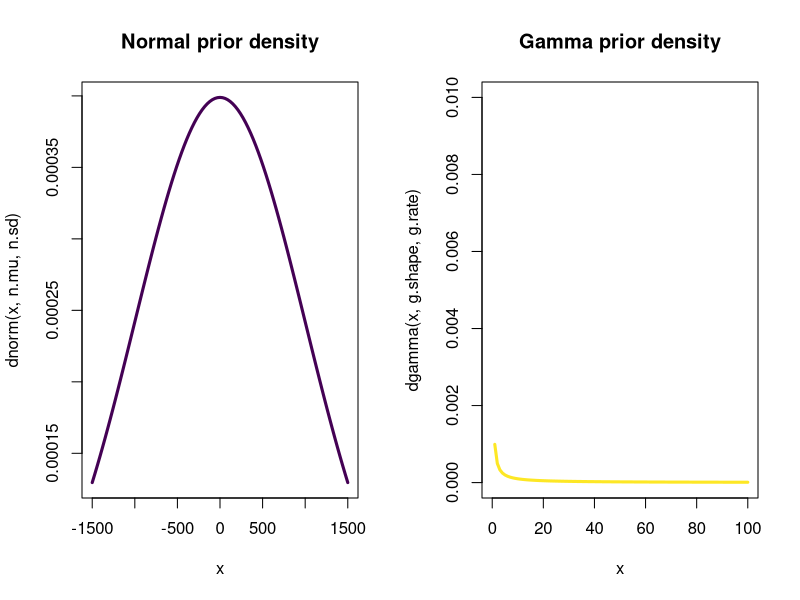
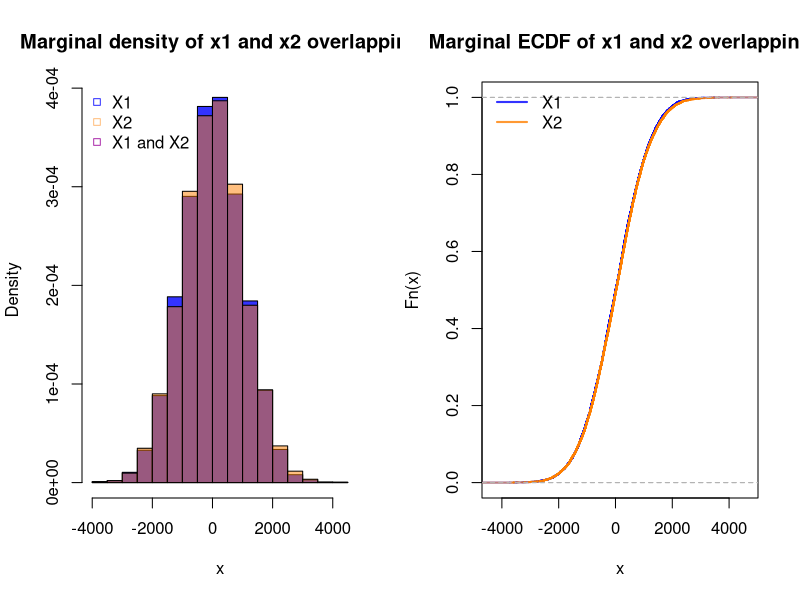

Source code (R) for these figures, in order:
## ---- chunk 1
n <- 10000 # sample size

# initializing the matrix with the sampled values
cnames <- c('mu1', 'mu2', 'sigma2', 'x1', 'x2', 'y1', 'y2')
data <- matrix(data = NA, nrow=n, ncol=length(cnames))
colnames(data) <- cnames

# defining our hyperparameters
n.mu <- 0         # mu for N
n.sd <- 1000      # mu for N
g.shape <- .001   # shape for Gamma
g.rate <-  .001   # rate for Gamma

# plotting the priors distributions
col = viridis::viridis(2)
par(mfrow = c(1,2))
# mu1 (the same as mu2)
curve(dnorm(x, n.mu, n.sd), xlim = c(-1500,1500), lwd = 3, col = col[1],
      main = "Normal prior density")

# sigma
curve(dgamma(x, g.shape, g.rate), xlim = c(0,100), ylim = c(0,.01),
      lwd = 3, col = col[2], main = "Gamma prior density")
## ---- chunk 2
# forward sampling
for(i in 1:n){
  data[i, "mu1"] <- rnorm(1, n.mu, n.sd)           # sampling mu1
  data[i, "mu2"] <- rnorm(1, n.mu, n.sd)           # sampling mu2
  data[i, "sigma2"] <- rgamma(1, g.shape, g.rate)  # sampling sigma2
  
  data[i, "x1"] <- rnorm(1, data[i, "mu1"], sqrt(data[i, "sigma2"]))   # f(X1|mu1, sigma)
  data[i, "x2"] <- rnorm(1, data[i, "mu2"], sqrt(data[i, "sigma2"]))   # f(X2|mu2, sigma)
  data[i, "y1"] <- rnorm(1, data[i, "mu1"], sqrt(data[i, "sigma2"]))   # f(Y1|mu1, sigma)
  data[i, "y2"] <- rnorm(1, data[i, "mu2"], sqrt(data[i, "sigma2"]))   # f(Y2|mu2, sigma)
}
## ---- chunk 3
par(mfrow = c(1,2))

# x1 and x2 histogram
hist(data[,"x1"], col = rgb(0,0,1,.8), probability = T, 
     main = "Marginal density of x1 and x2 overlapping", xlab = "x")

hist(data[,"x2"], col = rgb(1,.5,0,.5), probability = T, add = T)
legend("topleft", legend = c("X1", "X2", "X1 and X2"), pch = 22, bty = "n",
       col = c(rgb(0,0,1,.8), rgb(1,.5,0,.5), rgb(.6,0,.6,.8)))

# x1 and x2 ecdf 
plot(ecdf(data[,"x1"]), col = rgb(0,0,1,.5), lwd = 2, 
     main = "Marginal ECDF of x1 and x2 overlapping")

plot(ecdf(data[,"x2"]), col = rgb(1,.5,0,.5), lwd = 2, add = T)
legend("topleft", legend = c("X1", "X2"), lwd = 2, bty = "n",
       col = c(rgb(0,0,1,.8), rgb(1,.5,0,.8)))

